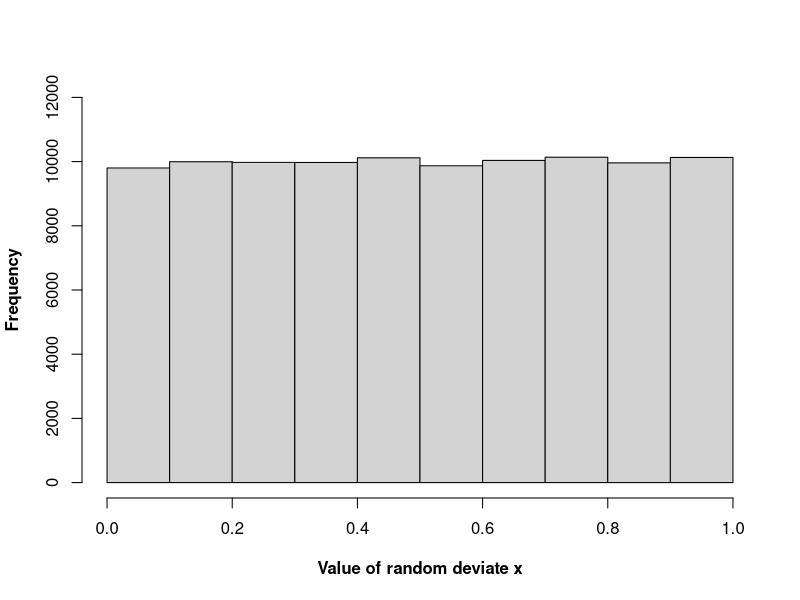

The R source for this figure:

##### Using R library functions for Poisson distribution 

## Generate 5 uniform random numbers between 0 and 1.
x = runif(5)
format(x, digits=4)
print("five random numbers in [0,1] : ")
print(x)

print("")

## Generate 5 uniform deviates between 50 and 100
x = runif(5, min=50, max=100)
format(x, digits=4)
print("five random numbers in [50,100] : ")
print(x)

## Generate 100000 uniform deviates and plot the histogram
x = runif(100000)
hist(x, xlab="Value of random deviate x", ylab="Frequency", font.lab=2, breaks=10, main="", ylim=c(0,12000))
